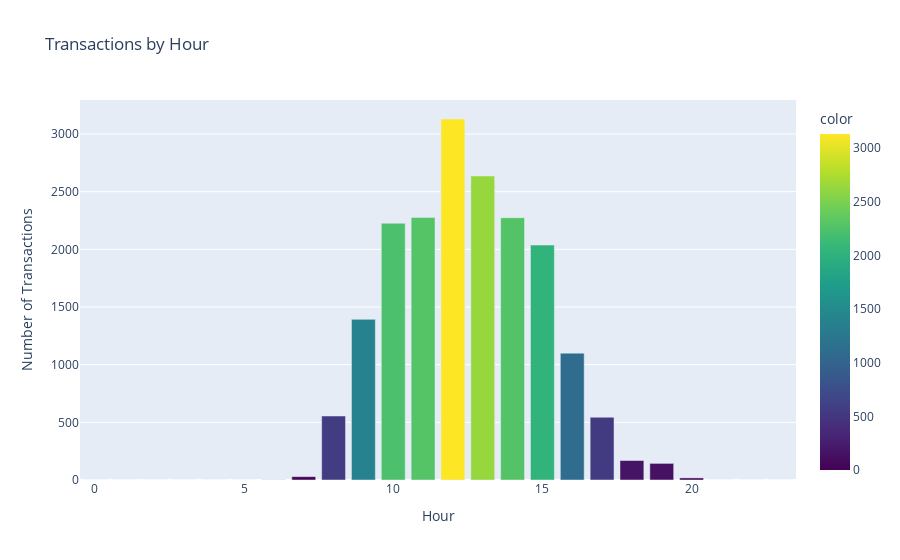

The code cell stored with this chart in its notebook:
### Code cell
# 5.2 Transactions by Hour for EDA
hour_count = data_clean.groupby('Hour')['InvoiceNo'].nunique()
hour_count = hour_count.reindex(range(24), fill_value=0)

# Plot
fig = px.bar(
    x=hour_count.index, 
    y=hour_count.values, 
    labels={'x': 'Hour', 'y': 'Number of Transactions'}, 
    title='Transactions by Hour',
    color=hour_count.values,
    color_continuous_scale='Viridis'
)
fig.update_layout(showlegend=False)
fig.show()

# Insight
print(f"Peak Hour: {hour_count.idxmax()}:00 ({hour_count.max():,} transactions)")

### Figure 1 — Plotly figure (JSON) as saved in the notebook; plotly's stock layout.template omitted (floating-point values rounded to 4 significant figures)
{"data": [{"alignmentgroup": "True", "hovertemplate": "Hour=%{x}<br>Number of Transactions=%{y}<br>color=%{marker.color}<extra></extra>", "legendgroup": "", "marker": {"color": [0, 0, 0, 0, 0, 0, 1, 29, 555, 1393, 2226, 2277, 3130, 2636, 2274, 2037, 1100, 544, 169, 144, 18, 0, 0, 0], "coloraxis": "coloraxis", "pattern": {"shape": ""}}, "name": "", "offsetgroup": "", "orientation": "v", "showlegend": false, "textposition": "auto", "type": "bar", "x": [0, 1, 2, 3, 4, 5, 6, 7, 8, 9, 10, 11, 12, 13, 14, 15, 16, 17, 18, 19, 20, 21, 22, 23], "xaxis": "x", "y": [0, 0, 0, 0, 0, 0, 1, 29, 555, 1393, 2226, 2277, 3130, 2636, 2274, 2037, 1100, 544, 169, 144, 18, 0, 0, 0], "yaxis": "y"}], "layout": {"barmode": "relative", "coloraxis": {"colorbar": {"title": {"text": "color"}}, "colorscale": [[0, "#440154"], [0.1111, "#482878"], [0.2222, "#3e4989"], [0.3333, "#31688e"], [0.4444, "#26828e"], [0.5556, "#1f9e89"], [0.6667, "#35b779"], [0.7778, "#6ece58"], [0.8889, "#b5de2b"], [1, "#fde725"]]}, "legend": {"tracegroupgap": 0}, "showlegend": false, "title": {"text": "Transactions by Hour"}, "xaxis": {"anchor": "y", "domain": [0, 1], "title": {"text": "Hour"}}, "yaxis": {"anchor": "x", "domain": [0, 1], "title": {"text": "Number of Transactions"}}}}
